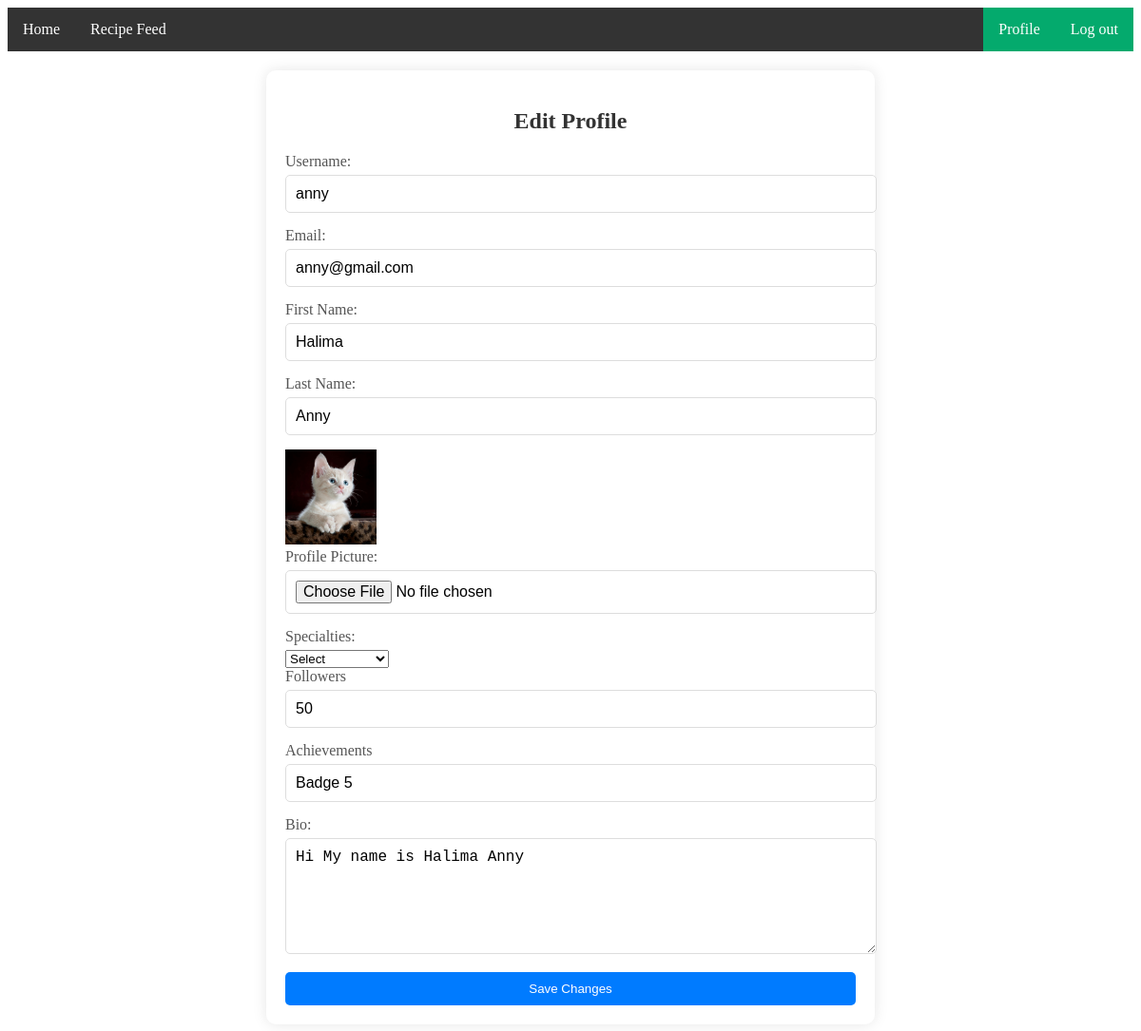
/editProfile/ (signed in), run on the app's committed database.
### myApp/models.py (models this page shows, shortened)
class customUser(AbstractUser):
    USER=[
        ('viewers','Viewers'),
        ('creator','Creator'),
    ]
    user_type=models.CharField(choices=USER,max_length=100,null=True)
    Profile_Pic=models.ImageField(upload_to='Media/Profile_Pic' ,null=True)

class creatorProfileModel(models.Model):
    SPECIALIST=[
        ('desserts','Desserts'),
        ('vegan_recipes','VeganRecipes'),
    ]
    user = models.OneToOneField(customUser, on_delete=models.CASCADE,related_name='creatorsProfile')
    Specialties=models.CharField(choices=SPECIALIST,max_length=100,null=True)
    Followers=models.PositiveIntegerField(max_length=100,null=True)
    Achievements=models.CharField(max_length=100,null=True)
    Bio=models.TextField(max_length=100,null=True)

### myProject/views.py (the view, shortened to what this page needs)
# urls.py: path("editProfile/", editProfile, name="editProfile"),
@login_required
def editProfile(request):
    current_user=request.user
    return render(request,"editProfile.html")

### Template/editProfile.html (shortened to what this page needs)
{% extends 'base.html' %}
{% block body %}
<div class="edit-profile-container">
    <h2>Edit Profile</h2>
    <form method="POST" enctype="multipart/form-data">
        <div class="form-group">
            <label for="username">Username:</label>
            <input type="text" id="username" name="username" value="{{ request.user.username }}" required>
        </div>
        <div class="form-group">
            <label for="email">Email:</label>
            <input type="email" id="email" name="email" value="{{ request.user.email }}" required>
        </div>
        <div class="form-group">
            <label for="first_name">First Name:</label>
            <input type="text" id="first_name" name="first_name" value="{{ request.user.first_name }}">
        </div>
        <div class="form-group">
            <label for="last_name">Last Name:</label>
            <input type="text" id="last_name" name="last_name" value="{{ request.user.last_name }}">
        </div>
        <div class="form-group">
            <img src="/{{ request.user.Profile_Pic }}" height="100px" alt="">
            <label for="profile_pic">Profile Picture:</label>
            <input type="file" id="profile_pic" name="profile_pic">
        </div>
        {% if request.user.user_type == 'creator' %}
        <label for="difficulty">Specialties:</label>
            <select id="difficulty" name="specialties" required>
                <option value="">Select</option>
            </select>
        <div class="form-group">
            <label for="last_name">Followers</label>
            <input type="text" id="last_name" name="Followers" value="{{ request.user.creatorsProfile.Followers }}">
        </div>
        <div class="form-group">
            <label for="last_name">Achievements</label>
            <input type="text" id="last_name" name="Achievements" value="{{  request.user.creatorsProfile.Achievements}}">
        </div>
        <div class="form-group">
            <label for="interests">Bio:</label>
            <textarea id="interests" name="Bio">{{ request.user.creatorsProfile.Bio }}</textarea>
        </div>
        {% endif %}
        <button type="submit" class="submit-button">Save Changes</button>
    </form>
</div>
{% endblock body %}

### Template/editProfile.html (style rules this page uses)
.edit-profile-container { background-color: white; padding: 20px; border-radius: 10px; box-shadow: 0 0 15px rgba(0, 0, 0, 0.1); max-width: 600px; margin: 20px auto; }
h2 { text-align: center; color: #333; }
.form-group { margin-bottom: 15px; }
label { display: block; margin-bottom: 5px; color: #555; }
input[type="text"], input[type="email"], input[type="file"], textarea { width: 100%; padding: 10px; border: 1px solid #ddd; border-radius: 5px; font-size: 16px; }
textarea { height: 100px; }
.submit-button { display: block; width: 100%; padding: 10px; background-color: #007BFF; color: white; border: none; border-radius: 5px; cursor: pointer; transition: background-color 0.3s; }

### data on the page
customUser: username "anny", email "anny@gmail.com", first_name "Halima", last_name "Anny", user.Profile_Pic (picture), Followers "50", Achievements "Badge 5", Bio "Hi My name is Halima Anny"
